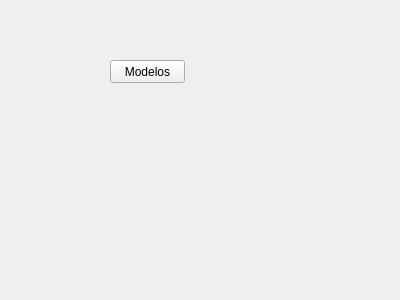
<?xml version="1.0" encoding="UTF-8"?>
<ui version="4.0">
 <class>Form</class>
 <widget class="QWidget" name="Form">
  <property name="geometry">
   <rect>
    <x>0</x>
    <y>0</y>
    <width>400</width>
    <height>300</height>
   </rect>
  </property>
  <property name="windowTitle">
   <string>Form</string>
  </property>
  <widget class="QPushButton" name="pushButton">
   <property name="geometry">
    <rect>
     <x>110</x>
     <y>60</y>
     <width>75</width>
     <height>23</height>
    </rect>
   </property>
   <property name="text">
    <string>Modelos</string>
   </property>
  </widget>
 </widget>
 <resources/>
 <connections/>
</ui>
